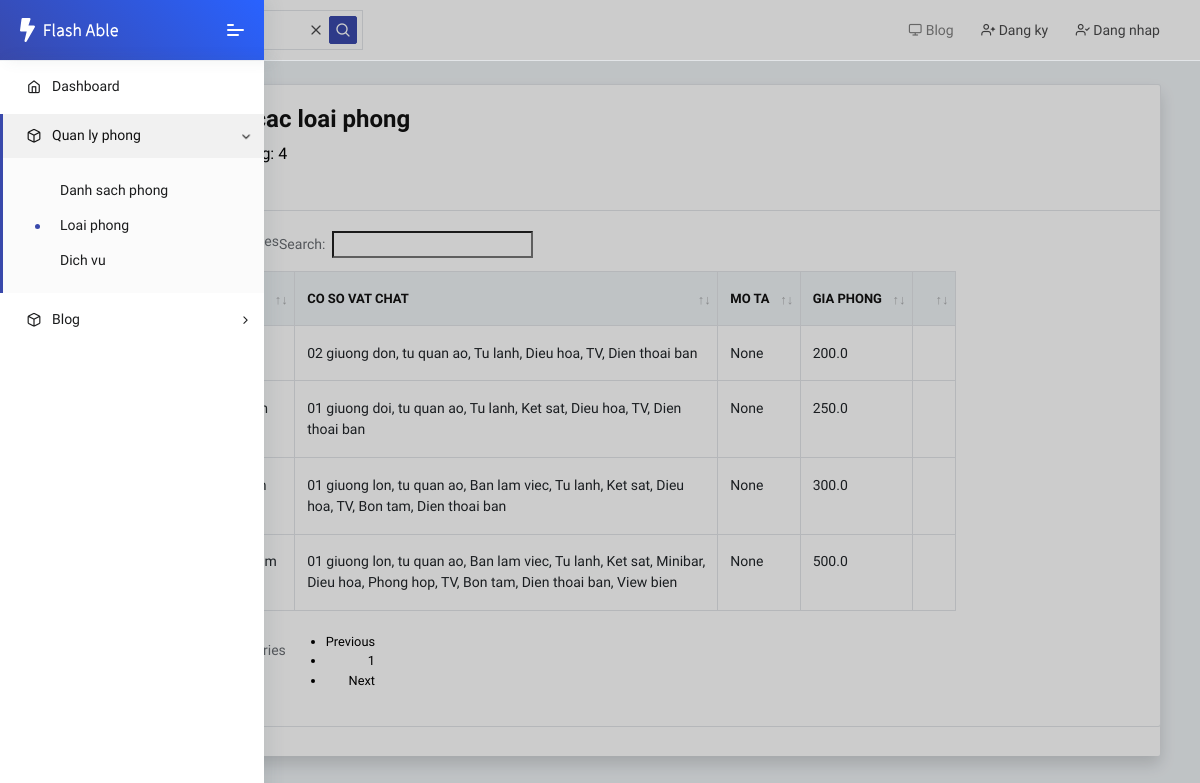
Screenshot of /rooms/class/list with the database file from the repository.
### room/models.py (models this page shows, shortened)
class RoomType(models.Model):
    type = models.CharField('Loai phong', max_length=50, unique=True, error_messages={'unique':"Loai phong da ton tai"})
    facility = models.ManyToManyField(Facility, verbose_name='Co so vat chat')
    description = models.CharField('Mo ta', max_length=1000, null=True, blank=True)
    price = models.FloatField('Gia phong')
    class Meta:
        ordering = ['price']

class Facility(models.Model):
    facility_type = models.CharField('Co so vat chat', max_length=50, unique=True, error_messages={'unique':"truong thong tin da ton tai"})
    def __str__(self):
        return self.facility_type

### room/views.py (the view)
# urls.py: path('class/list', views.RoomTypeListView.as_view(), name='roomtype_list'),
class RoomTypeListView(ListView):
    model = RoomType
    template_name = 'roomtype_list.html'

### room/templates/roomtype_list.html (shortened to what this page needs)
{% extends 'base.html' %}
{% load static %}
{% block header_static %}
	<link rel="stylesheet" href="{% static 'fonts/fontawesome/css/fontawesome-all.min.css' %}">
	<link rel="stylesheet" href="{% static 'plugins/animation/css/animate.min.css' %}">
    <link rel="stylesheet" type="text/css" href="{% static 'media/css/dataTables.uikit.css' %}">
    <link rel="stylesheet" type="text/css" href="https://cdnjs.cloudflare.com/ajax/libs/uikit/3.0.2/css/uikit.min.css">
    <link rel="stylesheet" href="{% static 'css/style.css' %}">
{% endblock %}
{% block content %}
    <div class="container-fluid">
        <div class="card shadow mb-4">
            <div class="card">
                <div class="card-header">
                    <h3>Danh sach cac loai phong</h3>
                    <p class="mb-4">Tong so loai phong: {{ roomtype_list.count }}</p>
                </div>
                <div class="card-body table-responsive">
                    <table id="example" class="table table-hover table-bordered nowrap" style="width:100%">
                        <thead>
                            <tr>
                                <th>ID</th>
                                <th>Loai phong</th>
                                <th>Co so vat chat</th>
                                <th>Mo ta</th>
                                <th>Gia phong</th>
                                <th></th>
                            </tr>
                        </thead>
                        <tbody>
                        {% for roomtype in roomtype_list %}
                        <tr>
                            <td>{{ roomtype.id }}</td>
                            <td>{{ roomtype.type }}</td>
                            <td style="white-space: normal !important;">{{ roomtype.facility.all |join:', ' }}</td>
                            <td style="white-space: normal !important;">{{ roomtype.description }}</td>
                            <td>{{ roomtype.price }}</td>
                            <td>{% if perms.room.change_roomtype %}<a class="badge badge-primary" href="{% url 'roomtype_update' roomtype.id %}">Cap nhat</a>{% endif %}
                                </td>
                        </tr>
                        {% endfor %}
                        </tbody>
                    </table>
                </div>
            </div>
        </div>
    </div>
{% endblock %}

### static/media/css/dataTables.uikit.css (style rules this page uses)
table.dataTable { clear: both; }
table.dataTable td, table.dataTable th { -webkit-box-sizing: content-box; box-sizing: content-box; }
table.dataTable.nowrap th, table.dataTable.nowrap td { white-space: nowrap; }
table.dataTable thead > tr > th.sorting_asc, table.dataTable thead > tr > th.sorting_desc, table.dataTable thead > tr > th.sorting, table.dataTable thead > tr > td.sorting_asc, table.dataTable thead > tr > td.sorting_desc, table.dataTable thead > tr > td.sorting { padding-right: 30px; }
table.dataTable thead .sorting, table.dataTable thead .sorting_asc, table.dataTable thead .sorting_desc, table.dataTable thead .sorting_asc_disabled, table.dataTable thead .sorting_desc_disabled { cursor: pointer; position: relative; }
table.dataTable thead .sorting:before, table.dataTable thead .sorting:after, table.dataTable thead .sorting_asc:before, table.dataTable thead .sorting_asc:after, table.dataTable thead .sorting_desc:before, table.dataTable thead .sorting_desc:after, table.dataTable thead .sorting_asc_disabled:before, table.dataTable thead .sorting_asc_disabled:after, table.dataTable thead .sorting_desc_disabled:before, table.dataTable thead .sorting_desc_disabled:after { position: absolute; bottom: 1.2em; display: block; opacity: 0.3; }
table.dataTable thead .sorting:before, table.dataTable thead .sorting_asc:before, table.dataTable thead .sorting_desc:before, table.dataTable thead .sorting_asc_disabled:before, table.dataTable thead .sorting_desc_disabled:before { right: 1em; content: "↑"; }
table.dataTable thead .sorting:after, table.dataTable thead .sorting_asc:after, table.dataTable thead .sorting_desc:after, table.dataTable thead .sorting_asc_disabled:after, table.dataTable thead .sorting_desc_disabled:after { right: 0.5em; content: "↓"; }
table.dataTable thead .sorting_asc:before, table.dataTable thead .sorting_desc:after { opacity: 1; }

### templates/base.html (style rules this page uses)
.pcoded-main-container p { color:black; font-size: 1rem; }

### rows the page displays
RoomType: facility.all "02 giuong don, tu quan ao, Tu lanh, Dieu hoa, TV, Dien thoai ban", description "None", price "200.0"
RoomType: facility.all "01 giuong doi, tu quan ao, Tu lanh, Ket sat, Dieu hoa, TV, Dien thoai ban", description "None", price "250.0"
RoomType: facility.all "01 giuong lon, tu quan ao, Ban lam viec, Tu lanh, Ket sat, Dieu hoa, TV, Bon tam, Dien thoai ban", description "None", price "300.0"
RoomType: facility.all "01 giuong lon, tu quan ao, Ban lam viec, Tu lanh, Ket sat, Minibar, Dieu hoa, Phong hop, TV, Bon tam, Dien thoai ban, View bien", description "None", price "500.0"

### other values shown
{{ roomtype_list.count }} "4"
